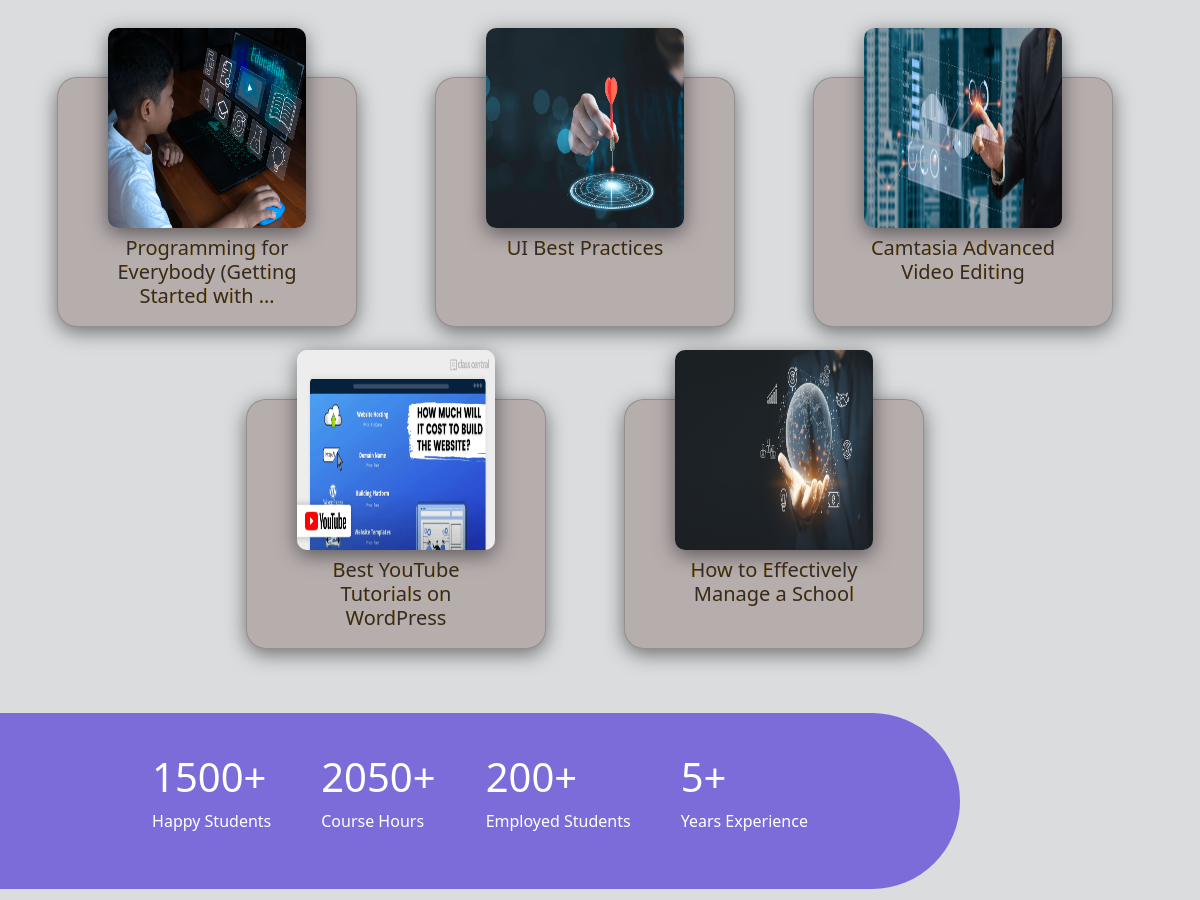
Before: / (middle part) with the older database file.
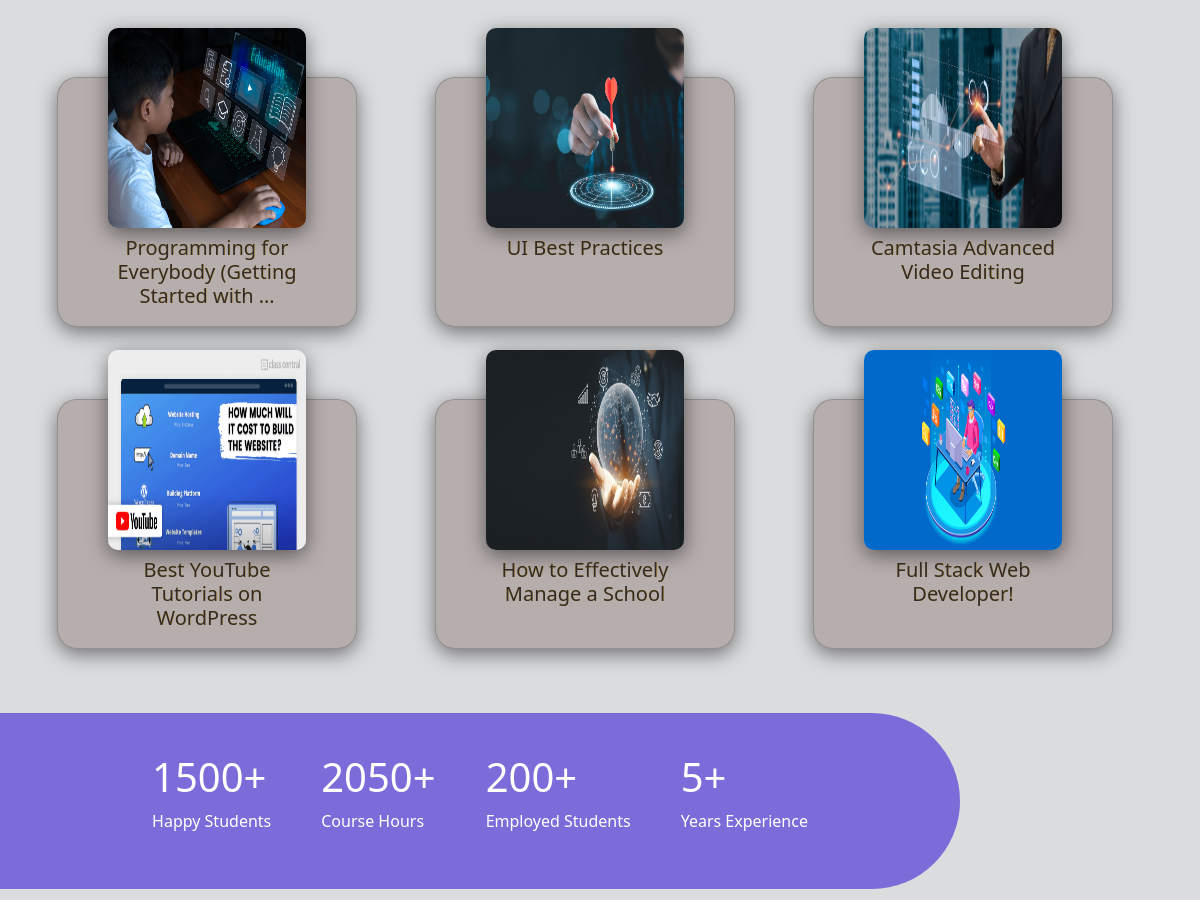
After: the same page with the newer database file.
### Course/models.py (models this page shows, shortened)
class AddCourse(models.Model):
    teacher = models.ForeignKey(User, on_delete=models.CASCADE,related_name='teacher' )
    Course_Title  = models.CharField(max_length=100)
    price = models.DecimalField(max_digits=10, decimal_places=0 , null=True)
    Content = models.TextField()
    Type = models.ForeignKey(Type,on_delete=models.CASCADE)
    image = models.ImageField(upload_to='Course/media/uploads/', blank = True, null = True)

### Core/views.py (the view)
# urls.py: path('',views.HomeView.as_view(),name='home'),
class  HomeView(View):
    template_name = 'home.html'
    def get(self, request, category_slug=None):
        query = request.GET.get('q')
        data = models.AddCourse.objects.all()
        categories = models.Type.objects.all()
        if query:
            data = models.AddCourse.objects.filter(Course_Title__icontains=query)
        if category_slug is not None:
            category = models.Type.objects.get(slug=category_slug)
            data = models.AddCourse.objects.filter(Type=category)
        return render(request, self.template_name, {"data": data, "categories": categories})

### Core/templates/home.html (shortened to what this page needs)
{% extends "base.html" %}
{% load static %}
{% load crispy_forms_tags %}
{% block content %}
  <section class='mt-5' id='Courses'>
<div  class='d-flex justify-content-center align-items-center mt-5'>
  <div class="d-flex justify-content-center align-items-center flex-wrap gap-5 p-5 p-md-3">
  {% if data %}
  {% for i in data  %}
        <div class="card mt-4" id="section1">
          <div class="imgbox">
            <img
              src="{{i.image.url}}" />
              <h5 class='text-center  mt-2 '><a  class=' Course_title   text-decoration-none ' href="{% url "details_view" i.id %}">{{i.Course_Title|truncatewords:6}}</a></h5>
          </div>
        </div>
  {% endfor %}
  {% else %}
  <div>
    <h4 class='text-center text-danger'>No Course Found....</h4>
  </div>
  {% endif %}
</div>
</div>
  </section>
 <Section id='achivment' class='history-Container my-5'>
  <div class='service'>
    <h1>1500+</h1>
    <p>Happy Students</p>
  </div>
  <div class='service'>
    <h1>2050+</h1>
    <p>Course Hours</p>
  </div>
  <div class='service'>
    <h1>200+</h1>
    <p>Employed Students</p>
  </div>
  <div class='service'>
    <h1>5+</h1>
    <p>Years Experience</p>
  </div>
 </Section>
{% endblock content %}

Changed rows visible on the page:
added AddCourse: image (picture), Course_Title "Full Stack Web Developer!"
